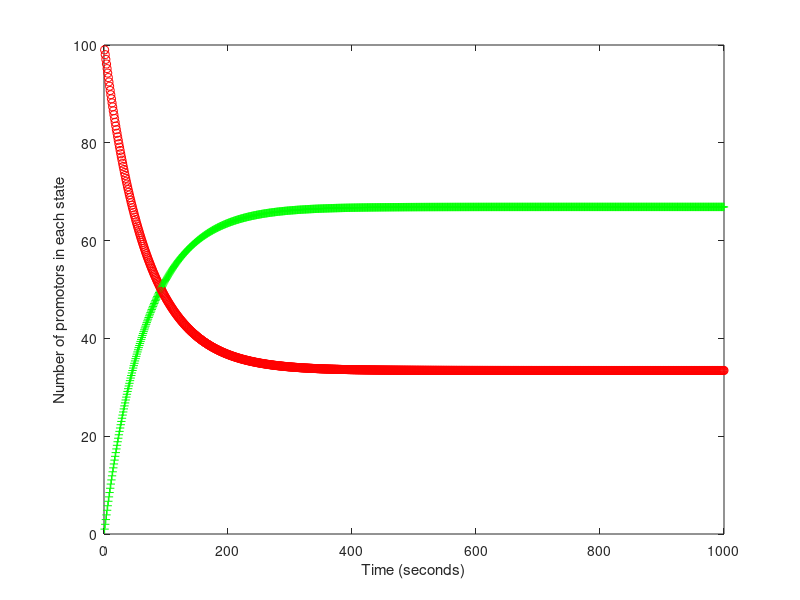
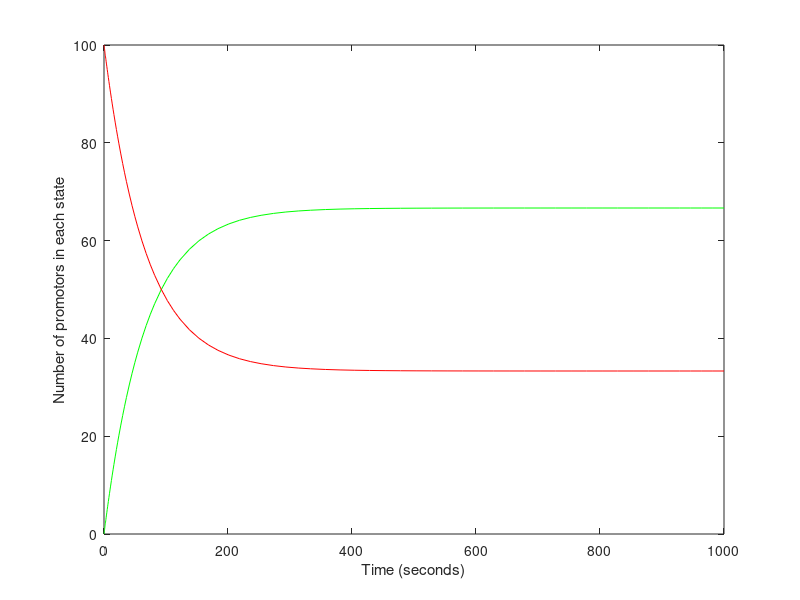
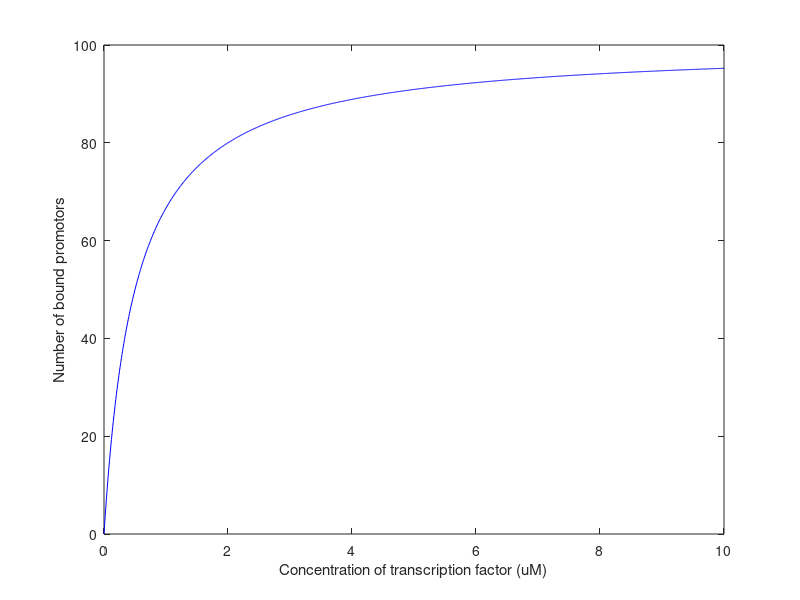
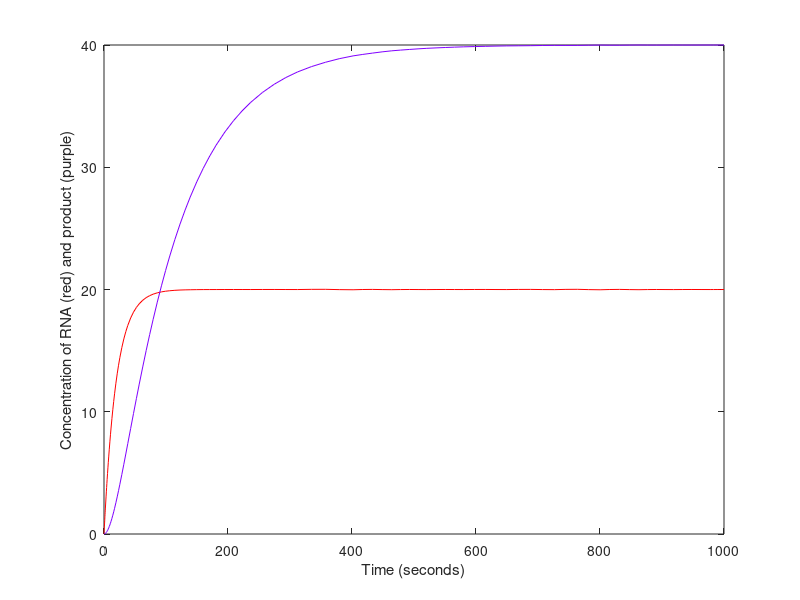

Source code (MATLAB) for these figures, in order:


%% Binding and unbinding of a TF to a promotor -- 1.1 Simple simulation

% parameters
kon = 0.01; % attachment rate, s^-1 uM^-1
koff = 0.005; %s^-1

C = 1.0; % microMolar, concentration of transcription factor

% set up a figure
figure(11); clf; hold on; box on;
xlabel('Time (seconds)')
ylabel('Number of promotors in each state')

% initial conditions
u_bound = 0;
u_unbound = 100; % the total number of times this promotor occurs in the system

dt = 1; % second EVERY SECOND, update the number of bound and unbound promotors
ntmax = 1000;
for nt=1:ntmax
    
    u_bound   = u_bound   + (+ kon*C*u_unbound - koff*u_bound)*dt;
    u_unbound = u_unbound + (- kon*C*u_unbound + koff*u_bound)*dt;
    
    plot(nt, u_bound, '+g')
    plot(nt, u_unbound, 'or')
    
end


%% 1.2 Matlab's built-in solver

% Now let's use Matlab's built-in ODE solver (which is faster and more accurate, but less flexible)

% parameters
kon = 0.01;
koff = 0.005; %s^-1

C = 1.0; % microMolar, concentration of transcription factor

initialCondition = [0,100];

% set up a figure
figure(12); clf; hold on; box on;
xlabel('Time (seconds)')
ylabel('Number of promotors in each state')

f =@(u,w) +kon*C*w - koff*u;
g =@(u,w) -kon*C*w + koff*u;

dxdt = @(t,x)[f(x(1),x(2));
    g(x(1),x(2))];

[T, X] = ode45(dxdt, [0.0,1000], initialCondition);

figure(12); hold on;
plot(T,X(:,1),'-g'); % red for RNA
plot(T,X(:,2),'-r'); % purple

%% 1.3 Parameter sweep

paramArray = 0:0.01:10;
b_storage = zeros(size(paramArray));

for iParam=1:numel(paramArray)

    % parameters
    kon = 0.01;
    koff = 0.005; %s^-1

    C = paramArray(iParam); % microMolar, concentration of transcription factor

    initialCondition = [0,100];


    f =@(u,w) +kon*C*w - koff*u;
    g =@(u,w) -kon*C*w + koff*u;

    dxdt = @(t,x)[f(x(1),x(2));
        g(x(1),x(2))];

    [T, X] = ode45(dxdt, [0.0,1000], initialCondition);

    b_storage(iParam) = X(end,1);
    
end

figure(13); clf;
plot(paramArray,b_storage, '-b')
xlabel('Concentration of transcription factor (uM)')
ylabel('Number of bound promotors')

%set(gca, 'xscale', 'log')

%% 1.4 Creation and destruction of mRNA and protein

% protein level

gamma_m = 1;
delta_m = 0.05;
gamma_g = 0.02;
delta_g = 0.01;

f =@(m,g) +gamma_m   - delta_m*m;
g =@(m,g) +gamma_g*m - delta_g*g;

initialCondition = [0,0];

dxdt = @(t,x)[f(x(1),x(2));
    g(x(1),x(2))];

[T, X] = ode45(dxdt, [0.0,1000], initialCondition);

figure(14); clf; hold on; box on;
plot(T,X(:,1),'-r'); % red for RNA
plot(T,X(:,2),'-', 'color', [0.5 0 1]); % purple
xlabel('Time (seconds)')
ylabel('Concentration of RNA (red) and product (purple)')


%% 1.5 promotor binding state

% parameters

delta_m = 0.05;
gamma_g = 0.02;
delta_g = 0.01;

kon = 0.001; % s^-1 uM^-1
koff = 0.0005; % s^-1

gamma_m =@(p0,pr,pa,par) 1.0*p0+0.0*pr+2.0*pa+1.0*par;

I = 10; % concentration of inhibitory transcription factor (uM)
C = 10; % concentration of activatory transcription factor (uM)

M =@(t) [-kon*C-kon*I,  +koff*I,          koff     ,        0;
               +kon*I,  -koff*I-kon*C,             0,   +koff;
               +kon*C      ,              0,   -koff-kon*I,   +koff;
                    0,          kon*C,         kon*I, -2*koff];


f =@(p0,pr,pa,par,m,g,t) +gamma_m(p0,pr,pa,par)   - delta_m*m;
g =@(p0,pr,pa,par,m,g,t) +gamma_g*m - delta_g*g;

initialCondition = [1,0,0,0,0,0];

dxdt = @(t,x)[M(t)*[x(1);x(2);x(3);x(4)];
    f(x(1),x(2),x(3),x(4),x(5),x(6));
    g(x(1),x(2),x(3),x(4),x(5),x(6))];

[T, X] = ode45(dxdt, [0.0,1000], initialCondition);

figure(15); clf; 

subplot(2,1,1);hold on; box on;
plot(T,X(:,1:4))
xlabel('Time (seconds)')
ylabel('Number of promotors in each state')

subplot(2,1,2);hold on; box on;
plot(T,X(:,5),'-r'); % red for RNA
plot(T,X(:,6),'-', 'color', [0.5 0 1]); % purple
xlabel('Time (seconds)')
ylabel('Concentration of RNA (red) and product (purple)')



%% 1.6 a parameter sweep

paramArray = 0:1:100;
g_storage = zeros(size(paramArray));

for iParam=1:numel(paramArray)
    
    % parameters
    delta_m = 0.05;
    gamma_g = 0.02;
    delta_g = 0.01;
    
    kon = 0.001; % s^-1 uM^-1
    koff = 0.0005; % s^-1
    
    I = 10; 
    C = paramArray(iParam); 
    
    
    M =@(t) [-kon*C-kon*I,  +koff*I,          koff     ,        0;
        +kon*I,  -koff*I-kon*C,             0,   +koff;
        +kon*C      ,              0,   -koff-kon*I,   +koff;
        0,          kon*C,         kon*I, -2*koff];
    
    gamma_m =@(p0,pr,pa,par) 1.0*p0+0.0*pr+2.0*pa+1.0*par;
    
    f =@(p0,pr,pa,par,m,g,t) +gamma_m(p0,pr,pa,par)   - delta_m*m;
    g =@(p0,pr,pa,par,m,g,t) +gamma_g*m - delta_g*g;
    
    initialCondition = [1,0,0,0,0,0];
    
    dxdt = @(t,x)[M(t)*[x(1);x(2);x(3);x(4)];
        f(x(1),x(2),x(3),x(4),x(5),x(6));
        g(x(1),x(2),x(3),x(4),x(5),x(6))];
    
    [T, X] = ode45(dxdt, [0.0,100], initialCondition);
    
    g_storage(iParam) = X(end,6);
    
end

figure(16); clf;
plot(paramArray,g_storage, '-b')
xlabel('Concentration of activating TF (uM)') 
ylabel('Concentration of product (uM)')
set(gca,'ylim', [0,40]);

%% 1.7 positive feedback

paramArray = 0:1:100;
g_storage = zeros(size(paramArray));

for iParam=1:numel(paramArray)
    
    % parameters
    delta_m = 0.05;
    gamma_g = 0.02;
    delta_g = 0.01;
    
    gamma_g2 = 0.1;
    
    kon = 0.001; % s^-1 uM^-1
    koff = 0.0005; % s^-1
    
    I = 10; % EDIT FOR HW1
    C = paramArray(iParam); % ENDOGENOUS activatory transcription factor % EDIT FOR HW1
    
    M =@(C2,t) [-kon*(C+C2)-kon*I,  +koff*I,          koff     ,        0;
                +kon*I,             -koff*I-kon*(C+C2),             0,   +koff;
                +kon*(C+C2)      ,              0,   -koff-kon*I,   +koff;
                        0,          kon*(C+C2),         kon*I, -2*koff];
    
    gamma_m =@(p0,pr,pa,par) 1.0*p0+0.0*pr+2.0*pa+1.0*par;
    
    f =@(p0,pr,pa,par,m,g,m2,C2) +gamma_m(p0,pr,pa,par)   - delta_m*m;
    g =@(p0,pr,pa,par,m,g,m2,C2) +gamma_g*m - delta_g*g;
    
    f2 =@(p0,pr,pa,par,m,g,m2,C2) + gamma_m(p0,pr,pa,par)   - delta_m*m2;
    g2 =@(p0,pr,pa,par,m,g,m2,C2) + gamma_g2*m2 - delta_g*C2;
    
    
    initialCondition = [1,0,0,0,0,0,0,0];
    
    dxdt = @(t,x)[M(x(8),t)*[x(1);x(2);x(3);x(4)];
        f(x(1),x(2),x(3),x(4),x(5),x(6),x(7),x(8));
        g(x(1),x(2),x(3),x(4),x(5),x(6),x(7),x(8));
        f2(x(1),x(2),x(3),x(4),x(5),x(6),x(7),x(8));
        g2(x(1),x(2),x(3),x(4),x(5),x(6),x(7),x(8))];
    
    [T, X] = ode45(dxdt, [0.0,100], initialCondition);
    
    g_storage(iParam) = X(end,6);
    
end

figure(17); clf;
plot(paramArray,g_storage, '-b')
xlabel('Concentration of activating TF (uM)') % EDIT FOR HW1
ylabel('Concentration of product (uM)')
set(gca,'ylim', [0,40]);

%%


